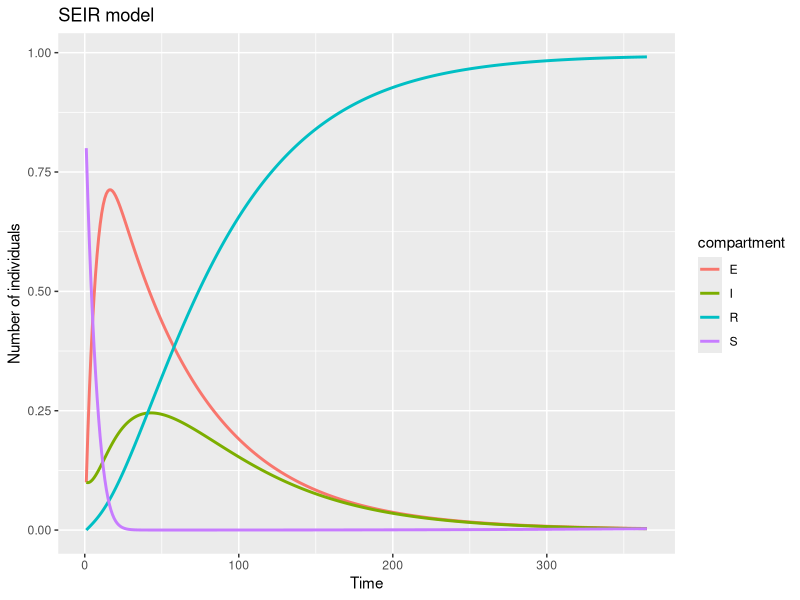

Here is the R script that generated this plot:
## ---- chunk 1
# 1. Define the SEIR model
seir_model <- function(t, y, parms) {
  with(as.list(c(y, parms)), {
    dS <- mu * N - beta * S * I - mu * S
    dE <- beta * S * I - sigma * E - mu * E
    dI <- sigma * E - gamma * I - mu * I
    dR <- gamma * I - mu * R
    return(list(c(dS, dE, dI, dR)))
  })
}
## ---- chunk 2
# 1. Define the SEIR model
seir_model <- function(t, y, parms) {
  with(as.list(c(y, parms)), {
    dS <- mu * N - beta * S * I - mu * S
    dE <- beta * S * I - sigma * E - mu * E
    dI <- sigma * E - gamma * I - mu * I
    dR <- gamma * I - mu * R
    return(list(c(dS, dE, dI, dR)))
  })
}
# Set parameter values
beta <- 520 / 365
sigma <- 1 / 60
gamma <- 1 / 30
mu <- 774835 / (65640000 * 365)
params <- c(beta, sigma, gamma, mu)
## ---- chunk 3
N <- 1
E_0 <- 0.1
I_0 <- 0.1
R_0 <- 0
inits <- c(S = N - (E_0 + I_0 + R_0), E = E_0, I = I_0, R = R_0)
## ---- chunk 4
dt <- 1:365
## ---- chunk 5
seir_results <- deSolve::lsoda(
  y = inits,
  times = dt,
  func = seir_model,
  parms = params
)
seir_results <- as.data.frame(seir_results)
## ---- chunk 6
# Load the necessary libraries
library(ggplot2)
library(tidyr)
# Create data for ggplot2 by reshaping
results_long <- seir_results |>
  pivot_longer(
    cols = -time,
    names_to = "compartment",
    values_to = "value"
  )

seir_plot <- ggplot(
  data = results_long,
  aes(
    x = time,
    y = value,
    color = compartment
  )
  ) +
  geom_line(linewidth = 1) +
  labs(
    title = "SEIR model",
    x = "Time",
    y = "Number of individuals"
  )
plot(seir_plot)
